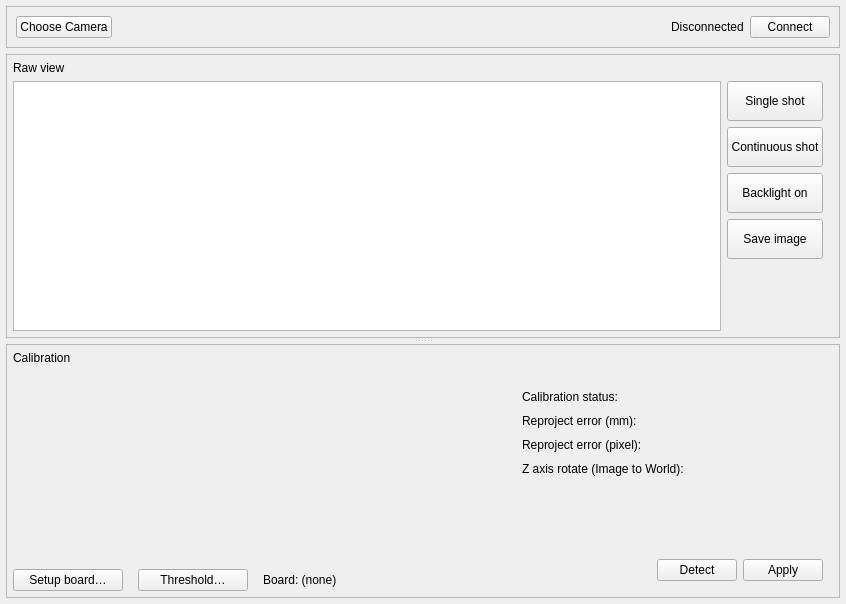
<?xml version="1.0" encoding="UTF-8"?>
<ui version="4.0">
 <class>JaiCameraWidget</class>
 <widget class="QWidget" name="JaiCameraWidget">
  <property name="geometry">
   <rect>
    <x>0</x>
    <y>0</y>
    <width>846</width>
    <height>604</height>
   </rect>
  </property>
  <property name="windowTitle">
   <string>Form</string>
  </property>
  <layout class="QVBoxLayout" name="verticalLayout_2">
   <property name="leftMargin">
    <number>6</number>
   </property>
   <property name="topMargin">
    <number>6</number>
   </property>
   <property name="rightMargin">
    <number>6</number>
   </property>
   <property name="bottomMargin">
    <number>6</number>
   </property>
   <item>
    <widget class="FrameBox" name="frame_connect_bar">
     <property name="frameShape">
      <enum>QFrame::Shape::StyledPanel</enum>
     </property>
     <property name="frameShadow">
      <enum>QFrame::Shadow::Raised</enum>
     </property>
     <layout class="QHBoxLayout" name="horizontalLayout_4">
      <item>
       <widget class="QPushButton" name="btn_select_camera">
        <property name="minimumSize">
         <size>
          <width>0</width>
          <height>0</height>
         </size>
        </property>
        <property name="focusPolicy">
         <enum>Qt::FocusPolicy::NoFocus</enum>
        </property>
        <property name="text">
         <string>Choose Camera</string>
        </property>
       </widget>
      </item>
      <item>
       <spacer name="horizontalSpacer_4">
        <property name="orientation">
         <enum>Qt::Orientation::Horizontal</enum>
        </property>
        <property name="sizeHint" stdset="0">
         <size>
          <width>40</width>
          <height>20</height>
         </size>
        </property>
       </spacer>
      </item>
      <item>
       <widget class="ConnectionStateLabel" name="lb_connection_status">
        <property name="text">
         <string>Disconnected</string>
        </property>
       </widget>
      </item>
      <item>
       <widget class="QPushButton" name="btn_connect">
        <property name="minimumSize">
         <size>
          <width>0</width>
          <height>0</height>
         </size>
        </property>
        <property name="focusPolicy">
         <enum>Qt::FocusPolicy::NoFocus</enum>
        </property>
        <property name="text">
         <string>Connect</string>
        </property>
       </widget>
      </item>
     </layout>
    </widget>
   </item>
   <item>
    <widget class="QSplitter" name="splitter_main">
     <property name="orientation">
      <enum>Qt::Orientation::Vertical</enum>
     </property>
     <property name="handleWidth">
      <number>6</number>
     </property>
     <widget class="QWidget" name="verticalLayoutWidget">
      <layout class="QVBoxLayout" name="vl_raw_view">
       <item>
        <widget class="FrameBox" name="frame_raw_view">
         <property name="frameShape">
          <enum>QFrame::Shape::StyledPanel</enum>
         </property>
         <property name="frameShadow">
          <enum>QFrame::Shadow::Raised</enum>
         </property>
         <layout class="QVBoxLayout" name="verticalLayout_5">
          <property name="leftMargin">
           <number>6</number>
          </property>
          <property name="topMargin">
           <number>6</number>
          </property>
          <property name="rightMargin">
           <number>6</number>
          </property>
          <property name="bottomMargin">
           <number>6</number>
          </property>
          <item>
           <widget class="QLabel" name="lb_raw_view">
            <property name="text">
             <string>Raw view</string>
            </property>
           </widget>
          </item>
          <item>
           <layout class="QHBoxLayout" name="horizontalLayout_3">
            <item>
             <widget class="ImageViewOnly" name="image_view"/>
            </item>
            <item>
             <layout class="QVBoxLayout" name="verticalLayout_3">
              <property name="rightMargin">
               <number>10</number>
              </property>
              <item>
               <widget class="QPushButton" name="btn_trigger">
                <property name="minimumSize">
                 <size>
                  <width>40</width>
                  <height>40</height>
                 </size>
                </property>
                <property name="focusPolicy">
                 <enum>Qt::FocusPolicy::NoFocus</enum>
                </property>
                <property name="text">
                 <string>Single shot</string>
                </property>
               </widget>
              </item>
              <item>
               <widget class="QPushButton" name="btn_auto_shot">
                <property name="minimumSize">
                 <size>
                  <width>40</width>
                  <height>40</height>
                 </size>
                </property>
                <property name="focusPolicy">
                 <enum>Qt::FocusPolicy::NoFocus</enum>
                </property>
                <property name="text">
                 <string>Continuous shot</string>
                </property>
               </widget>
              </item>
              <item>
               <widget class="QPushButton" name="btn_backlight_toggle">
                <property name="minimumSize">
                 <size>
                  <width>40</width>
                  <height>40</height>
                 </size>
                </property>
                <property name="focusPolicy">
                 <enum>Qt::FocusPolicy::NoFocus</enum>
                </property>
                <property name="text">
                 <string>Backlight on</string>
                </property>
               </widget>
              </item>
              <item>
               <widget class="QPushButton" name="btn_save_image">
                <property name="minimumSize">
                 <size>
                  <width>40</width>
                  <height>40</height>
                 </size>
                </property>
                <property name="text">
                 <string>Save image</string>
                </property>
               </widget>
              </item>
              <item>
               <spacer name="verticalSpacer">
                <property name="orientation">
                 <enum>Qt::Orientation::Vertical</enum>
                </property>
                <property name="sizeHint" stdset="0">
                 <size>
                  <width>20</width>
                  <height>40</height>
                 </size>
                </property>
               </spacer>
              </item>
             </layout>
            </item>
           </layout>
          </item>
         </layout>
        </widget>
       </item>
      </layout>
     </widget>
     <widget class="QWidget" name="verticalLayoutWidget_3">
      <layout class="QVBoxLayout" name="hl_calibration">
       <item>
        <widget class="FrameBox" name="frame_calibration">
         <property name="frameShape">
          <enum>QFrame::Shape::StyledPanel</enum>
         </property>
         <property name="frameShadow">
          <enum>QFrame::Shadow::Raised</enum>
         </property>
         <layout class="QVBoxLayout" name="verticalLayout">
          <property name="leftMargin">
           <number>6</number>
          </property>
          <property name="topMargin">
           <number>6</number>
          </property>
          <property name="rightMargin">
           <number>6</number>
          </property>
          <property name="bottomMargin">
           <number>6</number>
          </property>
          <item>
           <widget class="QLabel" name="lb_calibration">
            <property name="text">
             <string>Calibration</string>
            </property>
           </widget>
          </item>
          <item>
           <layout class="QHBoxLayout" name="horizontalLayout_2" stretch="1,0">
            <item>
             <layout class="QVBoxLayout" name="vl_calib_table" stretch="1,0">
              <property name="leftMargin">
               <number>0</number>
              </property>
              <item>
               <widget class="CalibrationPointsTable" name="table_calibration_points" native="true">
                <property name="minimumSize">
                 <size>
                  <width>200</width>
                  <height>0</height>
                 </size>
                </property>
               </widget>
              </item>
              <item>
               <layout class="QHBoxLayout" name="hl_calib_board" stretch="0,0,1">
                <property name="spacing">
                 <number>15</number>
                </property>
                <item>
                 <widget class="QPushButton" name="btn_setup_board">
                  <property name="minimumSize">
                   <size>
                    <width>110</width>
                    <height>0</height>
                   </size>
                  </property>
                  <property name="focusPolicy">
                   <enum>Qt::FocusPolicy::NoFocus</enum>
                  </property>
                  <property name="text">
                   <string>Setup board…</string>
                  </property>
                 </widget>
                </item>
                <item>
                 <widget class="QPushButton" name="btn_calib_threshold">
                  <property name="minimumSize">
                   <size>
                    <width>110</width>
                    <height>0</height>
                   </size>
                  </property>
                  <property name="focusPolicy">
                   <enum>Qt::FocusPolicy::NoFocus</enum>
                  </property>
                  <property name="text">
                   <string>Threshold…</string>
                  </property>
                 </widget>
                </item>
                <item>
                 <widget class="QLabel" name="lb_board_info">
                  <property name="text">
                   <string>Board: (none)</string>
                  </property>
                 </widget>
                </item>
               </layout>
              </item>
             </layout>
            </item>
            <item>
             <layout class="QVBoxLayout" name="vl_calibration_right_panel" stretch="1,0">
              <property name="topMargin">
               <number>10</number>
              </property>
              <property name="bottomMargin">
               <number>10</number>
              </property>
              <item>
               <widget class="QWidget" name="wg_calib_info" native="true">
                <property name="minimumSize">
                 <size>
                  <width>320</width>
                  <height>0</height>
                 </size>
                </property>
                <layout class="QVBoxLayout" name="verticalLayout_4">
                 <property name="spacing">
                  <number>10</number>
                 </property>
                 <item>
                  <widget class="QLabel" name="label_calib_status">
                   <property name="text">
                    <string>Calibration status:</string>
                   </property>
                  </widget>
                 </item>
                 <item>
                  <widget class="QLabel" name="label_calib_error_mm">
                   <property name="text">
                    <string>Reproject error (mm):</string>
                   </property>
                  </widget>
                 </item>
                 <item>
                  <widget class="QLabel" name="label_calib_error_pixel">
                   <property name="text">
                    <string>Reproject error (pixel):</string>
                   </property>
                  </widget>
                 </item>
                 <item>
                  <widget class="QLabel" name="label_calib_rotate_image2world">
                   <property name="text">
                    <string>Z axis rotate (Image to World):</string>
                   </property>
                  </widget>
                 </item>
                 <item>
                  <spacer name="verticalSpacer_2">
                   <property name="orientation">
                    <enum>Qt::Orientation::Vertical</enum>
                   </property>
                   <property name="sizeHint" stdset="0">
                    <size>
                     <width>20</width>
                     <height>40</height>
                    </size>
                   </property>
                  </spacer>
                 </item>
                </layout>
               </widget>
              </item>
              <item>
               <layout class="QHBoxLayout" name="hl_calibrate_buttons">
                <property name="rightMargin">
                 <number>10</number>
                </property>
                <item>
                 <spacer name="horizontalSpacer">
                  <property name="orientation">
                   <enum>Qt::Orientation::Horizontal</enum>
                  </property>
                  <property name="sizeHint" stdset="0">
                   <size>
                    <width>40</width>
                    <height>20</height>
                   </size>
                  </property>
                 </spacer>
                </item>
                <item>
                 <widget class="QPushButton" name="btn_calib_detect">
                  <property name="text">
                   <string>Detect</string>
                  </property>
                 </widget>
                </item>
                <item>
                 <widget class="QPushButton" name="btn_calib_apply">
                  <property name="text">
                   <string>Apply</string>
                  </property>
                 </widget>
                </item>
               </layout>
              </item>
             </layout>
            </item>
           </layout>
          </item>
         </layout>
        </widget>
       </item>
      </layout>
     </widget>
    </widget>
   </item>
  </layout>
 </widget>
 <customwidgets>
  <customwidget>
   <class>ImageViewOnly</class>
   <extends>QGraphicsView</extends>
   <header location="global">ui/widgets/image_widget/image_view_only.h</header>
  </customwidget>
  <customwidget>
   <class>CalibrationPointsTable</class>
   <extends>QWidget</extends>
   <header>ui/widgets/calibration/calibration_points_table.h</header>
  </customwidget>
  <customwidget>
   <class>FrameBox</class>
   <extends>QFrame</extends>
   <header location="global">ui/widgets/controls/frame_box.h</header>
   <container>1</container>
  </customwidget>
  <customwidget>
   <class>ConnectionStateLabel</class>
   <extends>QLabel</extends>
   <header location="global">ui/widgets/controls/connection_state_label.h</header>
  </customwidget>
 </customwidgets>
 <resources/>
 <connections/>
</ui>
